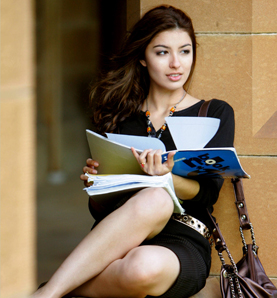
#> input picture images/FacePhoto/0520962400.jpg, 277 x 298 px
$ python Ex2.py
#> lines starting #> are read from the running program, lines starting #| are printed output that depends on the picture
"""
4. LabExercise: Skin Color Detection

Exercise 2

Make a 3D scatter plot (using plt.scatter) of skin colors and non skin colors. Randomly select say 500 colors from each
class to speed things up. Be sure to label the axes of the plot and to pick different colors for the skin and non skin
colors (no need to color each individual color with its RGB value).

"""

import numpy as np
import matplotlib.pyplot as plt

f = plt.imread('images/FacePhoto/0520962400.jpg')
#> f is the input picture: shape (298, 277, 3); mean R, G, B 129.3, 109.9, 84.1
m = plt.imread('images/GroundT_FacePhoto/0520962400.png')
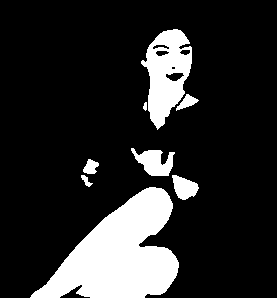
#> input picture images/GroundT_FacePhoto/0520962400.png, 277 x 298 px
#> m is the input picture: shape (298, 277, 4) float32; mean R, G, B, A 0.165, 0.165, 0.165, 1

# [7 lines of commented-out code are left out]
skincolors = f[m[:, :, 0] > 0]
print(skincolors.shape)
#| (13636, 3)
skincolors = np.unique(skincolors, axis=0)
np.random.shuffle(skincolors)
print(skincolors.shape)
#| (9190, 3)

nonskincolors = f[m[:, :, 0] == 0]
print(nonskincolors.shape)
#| (68910, 3)
nonskincolors = np.unique(nonskincolors, axis=0)
np.random.shuffle(nonskincolors)
print(nonskincolors.shape)
#| (24821, 3)

fig = plt.figure()
ax = fig.add_subplot(111, projection='3d')

# Split value to three axiss
xs1, ys1, zs1 = np.hsplit(skincolors[:500], 3)
#> xs1 = 500 values, max 245 at index 165, min 35 at index 71, mean 175; ys1 = 500 values, max 236 at index 165, min 6 at index 424, mean 143.2; zs1 = 500 values, max 239 at index 165, min 0 at index 152, mean 118.3
xs2, ys2, zs2 = np.hsplit(nonskincolors[:500], 3)
#> xs2 = 500 values, max 245 at index 323, min 0 at index 4, mean 111.7; ys2 = 500 values, max 249 at index 214, min 0 at index 170, mean 99.25; zs2 = 500 values, max 255 at index 322, min 0 at index 4, mean 79.57

ax.scatter(xs1, ys1, zs1, marker='o')
ax.scatter(xs2, ys2, zs2, marker='^')

ax.set_xlabel('R Value')
ax.set_ylabel('G Value')
ax.set_zlabel('B Value')
ax.set_title('Exercise 2')

plt.show()
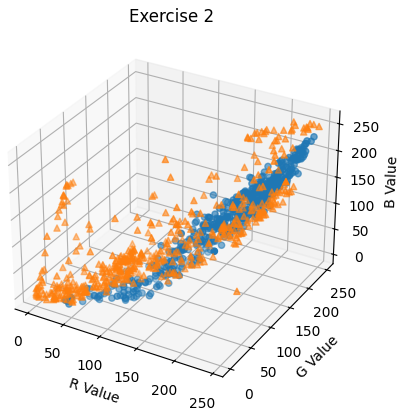
#> figure drawn by matplotlib, 1 panel
fig.savefig('figures/Exercise2')
